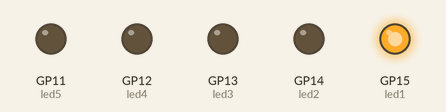
A program run on a simulated Raspberry Pi Pico running MicroPython. Shown: output pins drawn as LEDs (lit = HIGH). What the program prints to the serial console is not drawn.

Above: at 0.2 s.
At 1.2 s:
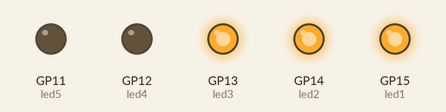
At 1.7 s:
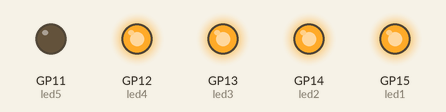
At 2.7 s:
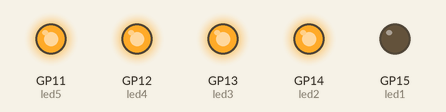
At 4.2 s:
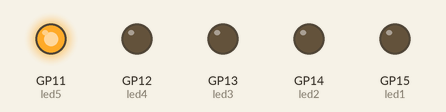
At 5.7 s:
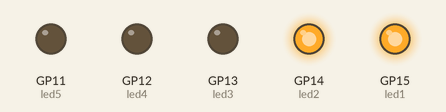
Timing chart, 0 to 6.5 s (numbered marks = the images above):
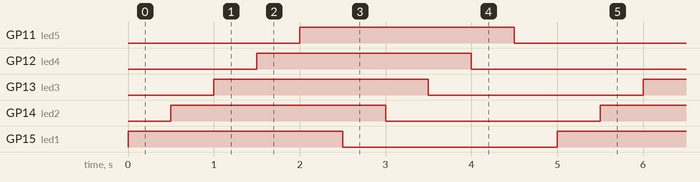

Measured:
- by itself, GP11 (led5), GP12 (led4), GP13 (led3), GP14 (led2), GP15 (led1): alternates HIGH for 2.5 s and LOW for 2.5 s
- by itself, everything shown: repeats every 5.0 s, in 10 steps

The program:

autisticsjjd.py
```python
from machine import Pin
from utime import sleep

print("AUTISTIC")

led1 = Pin(15, Pin.OUT)
led2 = Pin(14, Pin.OUT)
led3 = Pin(13, Pin.OUT)
led4 = Pin(12, Pin.OUT)
led5 = Pin(11, Pin.OUT)
while True:
  led1.toggle()
  sleep(0.5)
  led2.toggle()
  sleep(0.5)
  led3.toggle()
  sleep(0.5)
  led4.toggle()
  sleep(0.5)
  led5.toggle()
  sleep(0.5)
 
```
